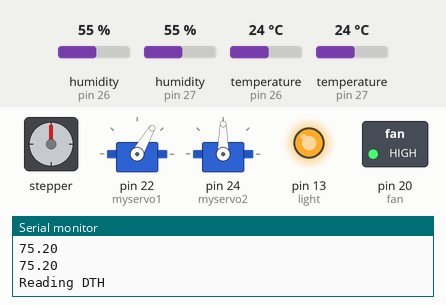
The sketch below on a simulated Arduino Mega 2560, built with avr-gcc and run on an emulated ATmega2560. Shown: stepper motor, 2 × servo, switched loads named in the sketch (green lamp = pin HIGH), output pins drawn as LEDs (lit = HIGH), the last lines printed to the serial monitor. Inputs (shaded band) come from the test bench; at power-on: humidity (sensors on pin 26, pin 27) 55 %, temperature (sensors on pin 26, pin 27) 24 °C. Stepper angles assume 2048 steps per turn.

Above: at 20.2 s.
20.3 s: humidity (sensor on pin 26) set to 46 %
23.3 s: humidity (sensor on pin 26) set to 43 %
At 24.7 s:
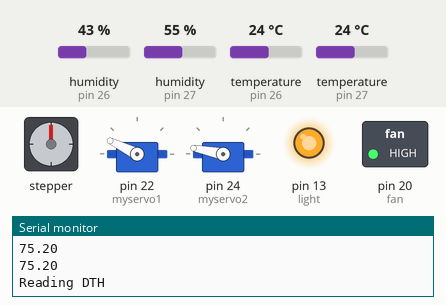
25.7 s: humidity (sensor on pin 26) set to 49 %
27.4 s: humidity (sensor on pin 26) set to 53 %
At 29.1 s:
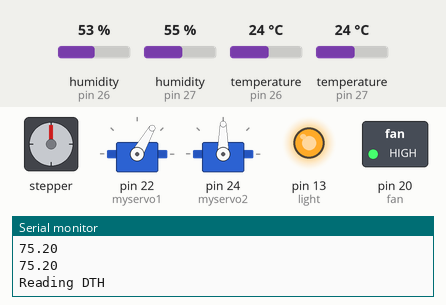
29.8 s: humidity (sensor on pin 26) set to 22 %
At 31.3 s:
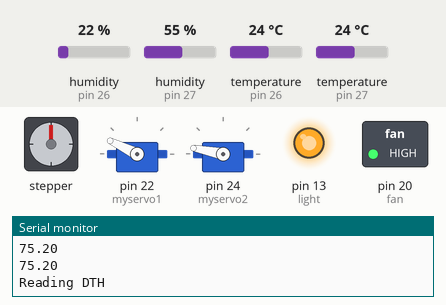
Timing chart, 0 to 32.8 s (numbered marks = the images above; inputs shaded):
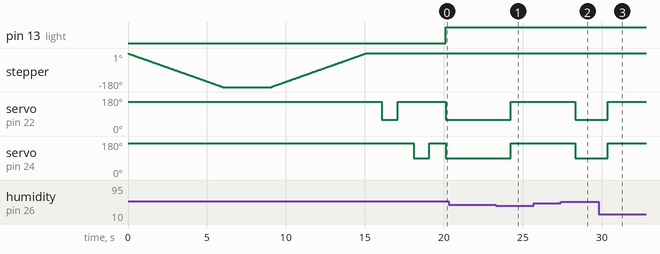

The sketch:

IncubatorTest.c.ino
```cpp
#include <Servo.h>
#include <Stepper.h> // Include the header file
#include <DHT.h>
#define DHTPIN1 26

#define DHTPIN2 27
#define DHTTYPE DHT11

DHT dht1=DHT(DHTPIN1,DHTTYPE);
DHT dht2=DHT(DHTPIN2,DHTTYPE);
const int stepsPerRevolution = 2048;  // change this to fit the number of steps per revolution
int light=13;
int fan =20;
int stepCount;
   Servo myservo1; // create servo object to control a servo
   Servo myservo2; // create servo object to control a servo
   Stepper myStepper=Stepper(stepsPerRevolution, 42, 46,44,48);

   int potpin = 0; // analog pin used to connect the potentiometer
   int val; // variable to read the value from the analog pin
   bool doorOpen;
void setup() {
  // put your setup code here, to run once:
 Serial.begin(9600);
 Serial.println("Serial monitor started...");

 dht1.begin();
 dht2.begin();
 doorOpen=false;
 pinMode(light,OUTPUT);
  pinMode(fan,OUTPUT);
  myStepper.setSpeed(5);
 // stepCount=stepsPerRevolution/2;
 myStepper.step(-1024);
 delay(3000);
 myStepper.step(1024);
 myservo1.attach(22);

   // scale it to use it with the servo (value between 0 and 180)
   myservo1.write(154); // max close
   delay(1000);
   myservo1.write(60); //  max open
   delay(1000);

   myservo1.write(154); //  max close


      // scale it to use it with the servo (value between 0 and 180)
    myservo2.attach(24);

    myservo2.write(169); // max close
    delay(1000);
    myservo2.write(90); //  max open

   delay(1000);
   myservo2.write(169); // max close

 // digitalWrite(light,HIGH);
  digitalWrite(fan,HIGH);
 // delay(3000);
 // digitalWrite(light,LOW);
 // digitalWrite(fan,LOW);
}

void loop() {
    Serial.println("Reading DTH ");
  delay(1000);
  float humi=dht1.readHumidity();
  float tempC=dht1.readTemperature();
  float tempF=dht1.readTemperature(true);
  float tempF2=dht2.readTemperature(true);
  Serial.println("Humidity: ");
  Serial.println(humi);
  Serial.println("Temperature");
  Serial.println(tempC);
    Serial.println(tempF);
     Serial.println(tempF2);
  float avg=(tempF+tempF2)/2;
  if (avg>=99.5)
  {
   digitalWrite(light,LOW);
  // digitalWrite(fan,LOW);
  }
  else
  {
    digitalWrite(light,HIGH);
   // digitalWrite(fan,HIGH);
  }
  if (humi>50)
  {
    if (!doorOpen){
     myservo1.write(60); //  max open
     myservo2.write(90); //  max open
     doorOpen=true;
    }
  }
  else if (humi<45)
  {
    if (doorOpen)
    {
    myservo1.write(154); //  max close
    myservo2.write(169); // max close
    doorOpen=false;
    }
  }


}
```

Measured:
- the behaviour switches between 45 and 44 % on humidity (sensor on pin 26) (found by bisection; images 0 and 1)
- the behaviour switches between 50 and 51 % on humidity (sensor on pin 26) (found by bisection; images 1 and 2)
- after the input at 23.3 s, servo on pin 22 (myservo1): 60° → 154° after 0.93 s; servo on pin 24 (myservo2): 90° → 169° after 0.93 s
- after the input at 27.4 s, servo on pin 22 (myservo1): 154° → 60° after 0.94 s; servo on pin 24 (myservo2): 169° → 90° after 0.94 s
- after the input at 29.8 s, servo on pin 22 (myservo1): 60° → 154° after 0.59 s; servo on pin 24 (myservo2): 90° → 169° after 0.59 s
